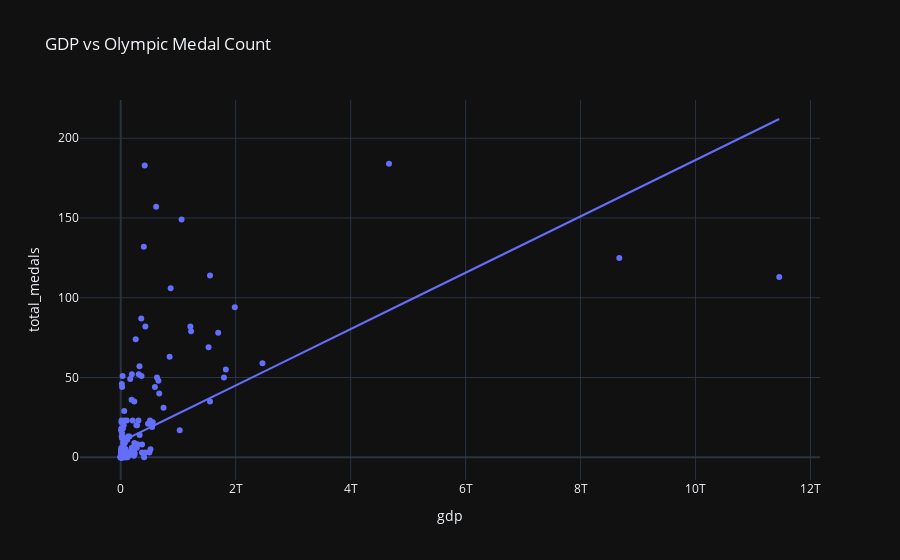

Notebook cell for this chart:
### Markdown cell above
#### Explore the relationship with a scatterplot

### Code cell
fig = px.scatter(
    df_small,
    x='gdp',
    y='total_medals',
    trendline="ols",
    title='GDP vs Olympic Medal Count'
)
fig.show()

### Figure 1 — Plotly figure (JSON) as saved in the notebook; plotly's stock layout.template omitted (floating-point values rounded to 4 significant figures; data arrays with more than 128 entries replaced by an {"elided": "..."} marker saying what was removed)
{"data": [{"hovertemplate": "gdp=%{x}<br>total_medals=%{y}<extra></extra>", "legendgroup": "", "marker": {"color": "#636efa", "symbol": "circle"}, "mode": "markers", "name": "", "orientation": "v", "showlegend": false, "x": {"elided": "248 float values"}, "xaxis": "x", "y": {"elided": "248 float values"}, "yaxis": "y", "type": "scatter"}, {"hovertemplate": "<b>OLS trendline</b><br>total_medals = 1.76634e-11 * gdp + 9.72445<br>R<sup>2</sup>=0.323970<br><br>gdp=%{x}<br>total_medals=%{y} <b>(trend)</b><extra></extra>", "legendgroup": "", "marker": {"color": "#636efa", "symbol": "circle"}, "mode": "lines", "name": "", "showlegend": false, "x": {"elided": "248 float values"}, "xaxis": "x", "y": {"elided": "248 float values"}, "yaxis": "y", "type": "scatter"}], "layout": {"xaxis": {"anchor": "y", "domain": [0.0, 1.0], "title": {"text": "gdp"}}, "yaxis": {"anchor": "x", "domain": [0.0, 1.0], "title": {"text": "total_medals"}}, "legend": {"tracegroupgap": 0}, "title": {"text": "GDP vs Olympic Medal Count"}}}
